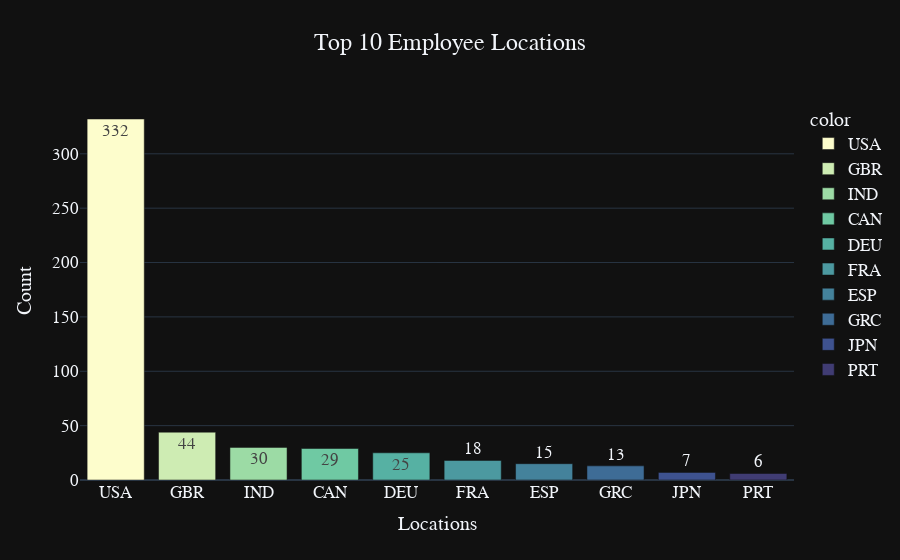

Source (notebook cell):
### Code cell
top10_loc = residence[:10]
fig = px.bar(y=top10_loc.values,
             x=top10_loc.index,
             color=top10_loc.index,
             color_discrete_sequence=px.colors.sequential.deep,
             text=top10_loc.values,
             title='Top 10 Employee Locations',
             template='plotly_dark')
fig.update_layout(
    xaxis_title='Locations',
    yaxis_title='Count',
    title_x=0.5,
    font=dict(size=17,family='Franklin Gothic'))

fig.show()

### Figure 1 — Plotly figure (JSON) as saved in the notebook; plotly's stock layout.template omitted (floating-point values rounded to 4 significant figures)
{"data": [{"alignmentgroup": "True", "hovertemplate": "color=USA<br>x=%{x}<br>y=%{y}<br>text=%{text}<extra></extra>", "legendgroup": "USA", "marker": {"color": "rgb(253, 253, 204)", "pattern": {"shape": ""}}, "name": "USA", "offsetgroup": "USA", "orientation": "v", "showlegend": true, "text": [332], "textposition": "auto", "type": "bar", "x": ["USA"], "xaxis": "x", "y": [332], "yaxis": "y"}, {"alignmentgroup": "True", "hovertemplate": "color=GBR<br>x=%{x}<br>y=%{y}<br>text=%{text}<extra></extra>", "legendgroup": "GBR", "marker": {"color": "rgb(206, 236, 179)", "pattern": {"shape": ""}}, "name": "GBR", "offsetgroup": "GBR", "orientation": "v", "showlegend": true, "text": [44], "textposition": "auto", "type": "bar", "x": ["GBR"], "xaxis": "x", "y": [44], "yaxis": "y"}, {"alignmentgroup": "True", "hovertemplate": "color=IND<br>x=%{x}<br>y=%{y}<br>text=%{text}<extra></extra>", "legendgroup": "IND", "marker": {"color": "rgb(156, 219, 165)", "pattern": {"shape": ""}}, "name": "IND", "offsetgroup": "IND", "orientation": "v", "showlegend": true, "text": [30], "textposition": "auto", "type": "bar", "x": ["IND"], "xaxis": "x", "y": [30], "yaxis": "y"}, {"alignmentgroup": "True", "hovertemplate": "color=CAN<br>x=%{x}<br>y=%{y}<br>text=%{text}<extra></extra>", "legendgroup": "CAN", "marker": {"color": "rgb(111, 201, 163)", "pattern": {"shape": ""}}, "name": "CAN", "offsetgroup": "CAN", "orientation": "v", "showlegend": true, "text": [29], "textposition": "auto", "type": "bar", "x": ["CAN"], "xaxis": "x", "y": [29], "yaxis": "y"}, {"alignmentgroup": "True", "hovertemplate": "color=DEU<br>x=%{x}<br>y=%{y}<br>text=%{text}<extra></extra>", "legendgroup": "DEU", "marker": {"color": "rgb(86, 177, 163)", "pattern": {"shape": ""}}, "name": "DEU", "offsetgroup": "DEU", "orientation": "v", "showlegend": true, "text": [25], "textposition": "auto", "type": "bar", "x": ["DEU"], "xaxis": "x", "y": [25], "yaxis": "y"}, {"alignmentgroup": "True", "hovertemplate": "color=FRA<br>x=%{x}<br>y=%{y}<br>text=%{text}<extra></extra>", "legendgroup": "FRA", "marker": {"color": "rgb(76, 153, 160)", "pattern": {"shape": ""}}, "name": "FRA", "offsetgroup": "FRA", "orientation": "v", "showlegend": true, "text": [18], "textposition": "auto", "type": "bar", "x": ["FRA"], "xaxis": "x", "y": [18], "yaxis": "y"}, {"alignmentgroup": "True", "hovertemplate": "color=ESP<br>x=%{x}<br>y=%{y}<br>text=%{text}<extra></extra>", "legendgroup": "ESP", "marker": {"color": "rgb(68, 130, 155)", "pattern": {"shape": ""}}, "name": "ESP", "offsetgroup": "ESP", "orientation": "v", "showlegend": true, "text": [15], "textposition": "auto", "type": "bar", "x": ["ESP"], "xaxis": "x", "y": [15], "yaxis": "y"}, {"alignmentgroup": "True", "hovertemplate": "color=GRC<br>x=%{x}<br>y=%{y}<br>text=%{text}<extra></extra>", "legendgroup": "GRC", "marker": {"color": "rgb(62, 108, 150)", "pattern": {"shape": ""}}, "name": "GRC", "offsetgroup": "GRC", "orientation": "v", "showlegend": true, "text": [13], "textposition": "auto", "type": "bar", "x": ["GRC"], "xaxis": "x", "y": [13], "yaxis": "y"}, {"alignmentgroup": "True", "hovertemplate": "color=JPN<br>x=%{x}<br>y=%{y}<br>text=%{text}<extra></extra>", "legendgroup": "JPN", "marker": {"color": "rgb(62, 82, 143)", "pattern": {"shape": ""}}, "name": "JPN", "offsetgroup": "JPN", "orientation": "v", "showlegend": true, "text": [7], "textposition": "auto", "type": "bar", "x": ["JPN"], "xaxis": "x", "y": [7], "yaxis": "y"}, {"alignmentgroup": "True", "hovertemplate": "color=PRT<br>x=%{x}<br>y=%{y}<br>text=%{text}<extra></extra>", "legendgroup": "PRT", "marker": {"color": "rgb(64, 60, 115)", "pattern": {"shape": ""}}, "name": "PRT", "offsetgroup": "PRT", "orientation": "v", "showlegend": true, "text": [6], "textposition": "auto", "type": "bar", "x": ["PRT"], "xaxis": "x", "y": [6], "yaxis": "y"}], "layout": {"barmode": "relative", "font": {"family": "Franklin Gothic", "size": 17}, "legend": {"title": {"text": "color"}, "tracegroupgap": 0}, "title": {"text": "Top 10 Employee Locations", "x": 0.5}, "xaxis": {"anchor": "y", "domain": [0, 1], "title": {"text": "Locations"}}, "yaxis": {"anchor": "x", "domain": [0, 1], "title": {"text": "Count"}}}}
